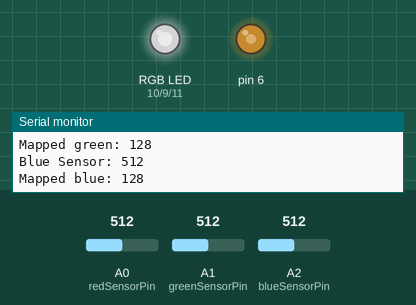
Recording of a sketch running on a simulated Arduino Uno, built with avr-gcc and run on an emulated ATmega328P. Parts: an RGB LED mixed from three pins (HIGH = lit), output pins drawn as LEDs (lit = HIGH), the last lines printed to the serial monitor. Inputs (shaded band) come from the test bench; at power-on: A0 (redSensorPin) = 512, A1 (greenSensorPin) = 512, A2 (blueSensorPin) = 512. Dim RGB values are drawn brighter than linear.

Above: at 1.2 s.
1.3 s: A0 (redSensorPin) set to 716
At 2.7 s:
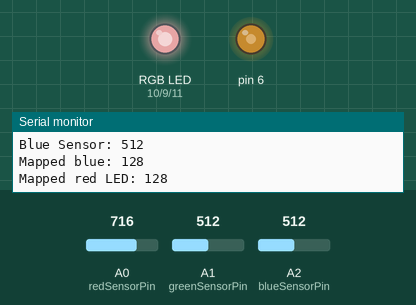
3.7 s: A1 (greenSensorPin) set to 716
At 5.2 s:
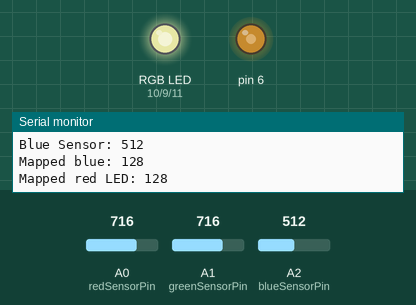
5.8 s: A2 (blueSensorPin) set to 716
At 7.7 s:
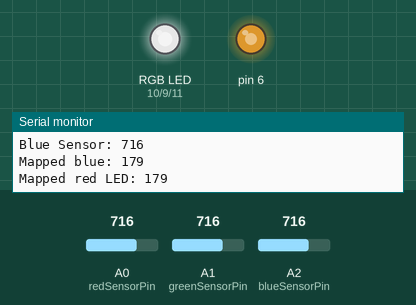
8.0 s: A0 (redSensorPin) set to 900
At 9.1 s:
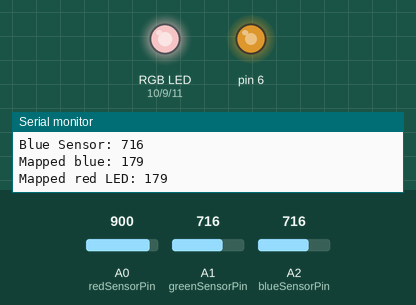
10.2 s: A1 (greenSensorPin) set to 900
At 11.7 s:
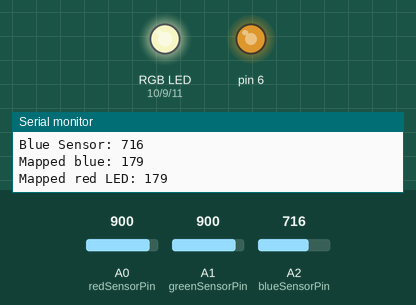
12.3 s: A2 (blueSensorPin) set to 900
At 14.2 s:
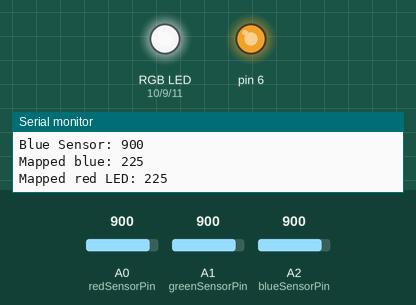
Timing chart, 0 to 15.5 s (numbered marks = the images above; inputs shaded):
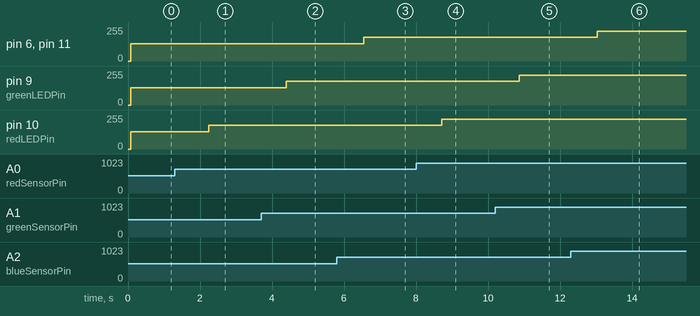

The sketch:

PWM_Project_4.ino
```cpp
const int greenLEDPin = 9;
const int redLEDPin = 10;
const int blueLEDPin = 11;

const int redSensorPin = A0;
const int greenSensorPin = A1;
const int blueSensorPin = A2;

int redValue = 0;
int greenValue = 0;
int blueValue = 0;
int testLight = 0;

int redSensorValue = 0;
int greenSensorValue = 0;
int blueSensorValue = 0;

void setup() {
  Serial.begin(9600);
  for(int i = 9; i<12; i++){
  pinMode(i, OUTPUT);
  }
  pinMode(6,OUTPUT);
}

void loop() {
  redSensorValue = analogRead(A0);
  delay(5);
  greenSensorValue = analogRead(A1);
  delay(5);
  blueSensorValue = analogRead(A2);


  redValue = redSensorValue /4;
  greenValue = greenSensorValue/4;
  blueValue = blueSensorValue/4;

  Serial.print("Red Sensor: ");
  Serial.println(redSensorValue);
  Serial.print("Mapped red: ");
  Serial.println(redValue);
  Serial.print("Green Sensor: ");
  Serial.println(greenSensorValue);
  Serial.print("Mapped green: ");
  Serial.println(greenValue);
  Serial.print("Blue Sensor: ");
  Serial.println(blueSensorValue);
  Serial.print("Mapped blue: ");
  Serial.println(blueValue);
  Serial.println();
  Serial.print("Mapped red LED: ");
  Serial.println(analogRead(A2)/4);

  analogWrite(redLEDPin, redValue);
  analogWrite(greenLEDPin, greenValue);
  analogWrite(blueLEDPin, blueValue);
  analogWrite(6, analogRead(A2)/4);

  delay(1000);

 }
```

Measured:
- after the input at 1.3 s, pin 10 (redLEDPin): 128/255 → 179/255 after 0.94 s
- after the input at 3.7 s, pin 9 (greenLEDPin): 128/255 → 179/255 after 0.70 s
- after the input at 5.8 s, pin 6, pin 11 (blueLEDPin): 128/255 → 179/255 after 0.75 s
- after the input at 8.0 s, pin 10 (redLEDPin): 179/255 → 225/255 after 0.71 s
- after the input at 10.2 s, pin 9 (greenLEDPin): 179/255 → 225/255 after 0.67 s
- after the input at 12.3 s, pin 6, pin 11 (blueLEDPin): 179/255 → 225/255 after 0.73 s
